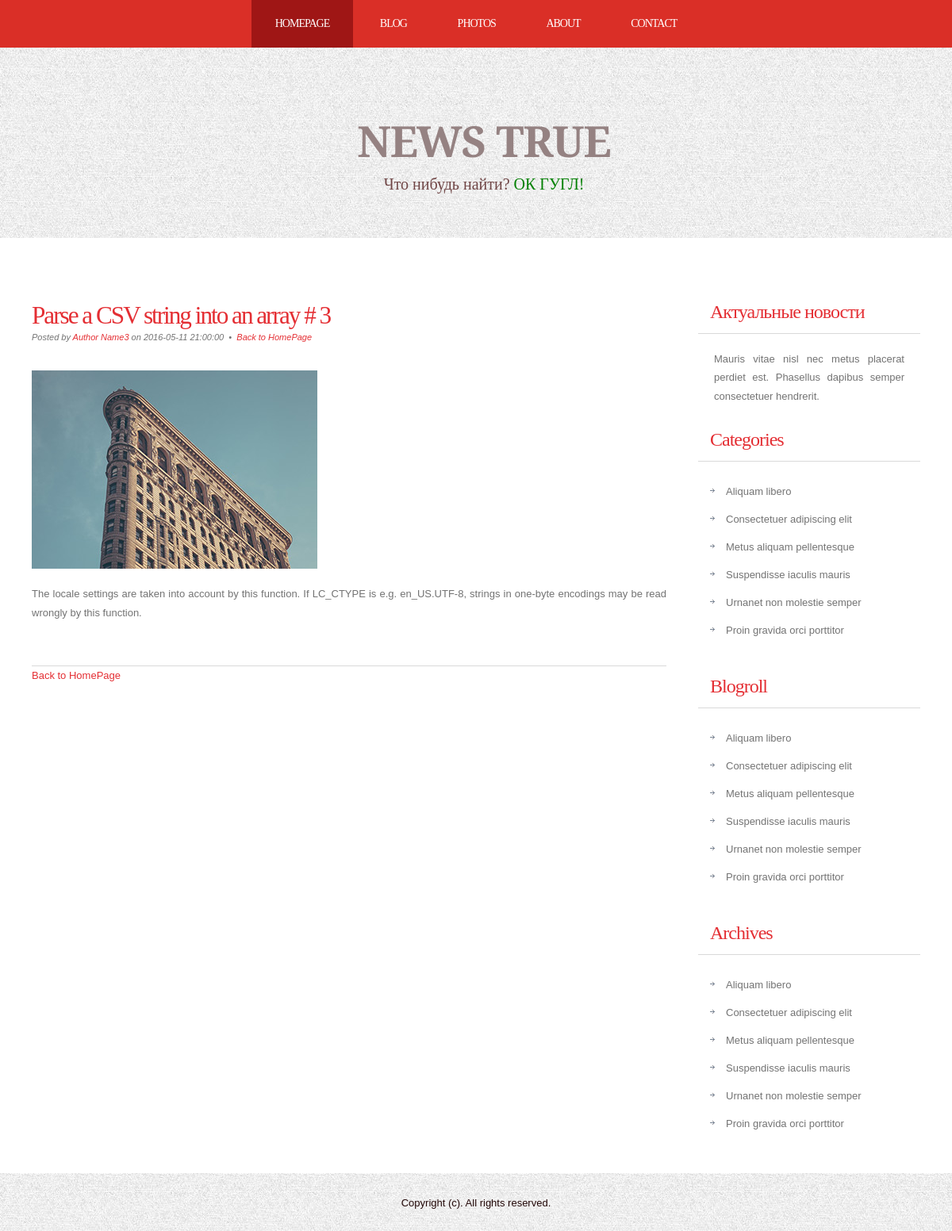
Screenshot of /news/3 with the database file from the repository.
### tables this page shows
CREATE TABLE `news` (
  `id` int(11) NOT NULL,
  `title` varchar(255) NOT NULL,
  `date` timestamp NOT NULL DEFAULT CURRENT_TIMESTAMP,
  `short_content` text NOT NULL,
  `content` text NOT NULL,
  `author_name` varchar(255) NOT NULL,
  `preview` varchar(255) NOT NULL,
  `type` varchar(50) DEFAULT NULL
);

### config/routes.php (called while the page is built)
<?php
return array(
    'news/([0-9]+)' => 'news/view/$1',
    'news' => 'news/index',
    'articles' => 'article/index',
);

### index.php (called while the page is built, shortened)
<?php
require_once (ROOT.'/components/Router.php');
$router = new Router();
$router->run ();

### models/News.php (called while the page is built, shortened)
<?php
class News
{
    public static function getNewsById($id)
    {
        $id = intval ($id);
        if($id){
            $db = Db::getConnection ();
            $result = $db->query ('SELECT * from news WHERE id='.$id);
            $result->setFetchMode (PDO::FETCH_ASSOC);
            $newsItem = $result->fetch ();
            return $newsItem;
        }
    }
    public static function getImage($id){
        $noImage = 'no-image.jpg';
        $path = '/template/images/news/';
        $pathToNewsImages = $path.$id.'.jpg';
        if (file_exists ($_SERVER['DOCUMENT_ROOT'])){
            return $pathToNewsImages;
        }
        return $path.$noImage;
    }
}

### views/news/view.php (the view)
<?php require_once ROOT.'/views/layouts/header.php' ?>
	<div id="page">
		<div id="page-bgtop">
			<div id="page-bgbtm">
				<div id="content">
					<div class="post">
						<h2 class="title"><a href='/news/<?php echo $newsItem['id'] ;?>'><?php echo $newsItem['title'].' # '.$newsItem['id'];?></a></h2>
						<p class="meta">Posted by <a href="#"><?php echo $newsItem['author_name'];?></a> on <?php echo $newsItem['date'];?>
							&nbsp;&bull;&nbsp; <a href='/news/' class="permalink"> Back to HomePage</a></p>
						<div class="entry">
							<p><img src="<?php echo News::getImage ($newsItem['id']); ?>"  alt="" /></p>
							<p><?php echo $newsItem['short_content'];?></p>
						</div>
					</div>
					<p><a href='/news/' class="permalink"> Back to HomePage</a></p>
					<div style="clear: both;">&nbsp;</div>
				</div>
<?php require_once ROOT.'/views/layouts/sidebar.php' ?>
<?php require_once ROOT.'/views/layouts/footer.php' ?>

### components/Router.php (shortened to what this page needs)
<?php
class Router
{
    private $routes;
    public function __construct ()
    {
        $routsPath = ROOT. '/config/routes.php';
        $this->routes = require_once ($routsPath);
    }
    private function getURI()
    {
        if (!empty( $_SERVER['REQUEST_URI'] )) {
            return trim ( $_SERVER['REQUEST_URI'], '/' );
        }
    }
    public function run()
    {
        $uri = $this->getURI ();
        foreach ($this->routes as $uriPattern => $path) {
            if (preg_match ("~$uriPattern~", $uri)){
                $internalRoute = preg_replace ("~$uriPattern~", $path, $uri);
                $segments = explode ('/', $internalRoute);
                $controllerName = array_shift ($segments).'Controller';
                $actionName = 'action'. ucfirst (array_shift ($segments));
                $parameters = $segments;
                $controllerObject = new $controllerName;
                $result = call_user_func_array ([$controllerObject, $actionName], $parameters );
                if ($result != null){
                    break;
                }
            }
        }
    }
}

### views/layouts/header.php (shortened to what this page needs)
<!DOCTYPE html>
<html>
<head>
    <link href="/template/css/style.css" rel="stylesheet" type="text/css" media="screen" />
</head>
<body>
<div id="menu-wrapper">
    <div id="menu">
        <ul>
            <li class="current_page_item"><a href="/news/">Homepage</a></li>
            <li><a href="/articles/">Blog</a></li>
            <li><a href="#">Photos</a></li>
            <li><a href="#">About</a></li>
            <li><a href="#">Contact</a></li>
        </ul>
    </div>
</div>
<div id="wrapper">
    <div id="header-wrapper">
        <div id="header">
            <div id="logo">
                <h1><a href="#">NEWS TRUE </a></h1>
                <p >Что нибудь найти? <a href="https://www.google.com/" style="color: green">ОК ГУГЛ!</a></p>
            </div>
        </div>
    </div>

### views/layouts/sidebar.php
<div id="sidebar">
    <ul>
        <li>
            <h2>Актуальные новости</h2>
            <p>Mauris vitae nisl nec metus placerat perdiet est. Phasellus dapibus semper consectetuer hendrerit.</p>
        </li>
        <li>
            <h2>Categories</h2>
            <ul>
                <li><a href="#">Aliquam libero</a></li>
                <li><a href="#">Consectetuer adipiscing elit</a></li>
                <li><a href="#">Metus aliquam pellentesque</a></li>
                <li><a href="#">Suspendisse iaculis mauris</a></li>
                <li><a href="#">Urnanet non molestie semper</a></li>
                <li><a href="#">Proin gravida orci porttitor</a></li>
            </ul>
        </li>
        <li>
            <h2>Blogroll</h2>
            <ul>
                <li><a href="#">Aliquam libero</a></li>
                <li><a href="#">Consectetuer adipiscing elit</a></li>
                <li><a href="#">Metus aliquam pellentesque</a></li>
                <li><a href="#">Suspendisse iaculis mauris</a></li>
                <li><a href="#">Urnanet non molestie semper</a></li>
                <li><a href="#">Proin gravida orci porttitor</a></li>
            </ul>
        </li>
        <li>
            <h2>Archives</h2>
            <ul>
                <li><a href="#">Aliquam libero</a></li>
                <li><a href="#">Consectetuer adipiscing elit</a></li>
                <li><a href="#">Metus aliquam pellentesque</a></li>
                <li><a href="#">Suspendisse iaculis mauris</a></li>
                <li><a href="#">Urnanet non molestie semper</a></li>
                <li><a href="#">Proin gravida orci porttitor</a></li>
            </ul>
        </li>
    </ul>
</div>
<div style="clear: both;">&nbsp;</div>
</div>
</div>
</div>

### views/layouts/footer.php
</div>
<div id="footer">
    <p>Copyright (c). All rights reserved. </p>
</div>
</body>
</html>

### template/css/style.css (style rules this page uses)
body { margin: 0; padding: 0; background-image: url(../images/bg-light.jpg); font-family: Arial, Helvetica, sans-serif; font-size: 13px; color: #737373; }
h1, h2, h3 { margin: 0; padding: 0; font-family: 'Arvo', serif; font-weight: normal; color: #FFA800; }
h1 { font-size: 2em; }
h2 { font-size: 2.4em; }
p, ul, ol { margin-top: 0; line-height: 180%; }
a { text-decoration: none; color: #E42E33; }
#wrapper { margin: 0 auto; padding: 0; }
#header-wrapper { height: 240px; }
#header { width: 960px; height: 240px; margin: 0 auto; }
#logo { width: 980px; height: 100px; margin: 0px auto; padding: 80px 0px 0px 0px; color: #704646; }
#logo h1, #logo p { display: block; margin: 0; padding: 0; }
#logo h1 { margin: 0px; letter-spacing: -1px; text-align: center; text-transform: uppercase; font-size: 54px; font-weight: bold; color: #FFFFFF; }
#logo h1 a { color: #958282; }
#logo p { text-align: center; font-family: 'Arvo', serif; font-size: 20px; }
#logo a { border: none; background: none; text-decoration: none; color: #FFFFFF; }
#menu-wrapper { overflow: hidden; height: 60px; background: #DA2F27; }
#menu { width: 940px; margin: 0px auto; }
#menu ul { margin: 0; padding: 0px 0px 0px 0px; list-style: none; line-height: normal; text-align: center; }
#menu li { display: inline-block; }
#menu a { display: block; float: left; height: 60px; margin: 0px; padding: 0px 30px 0px 30px; line-height: 60px; letter-spacing: -1px; text-decoration: none; text-transform: uppercase; font-family: 'Arvo', serif; font-size: 14px; font-weight: normal; color: #FFFFFF; border: none; }
#menu .current_page_item a { background: #9F1615; color: #FFFFFF; }
#page { width: 1200px; margin: 0 auto; padding: 0; background-color: #FFFFFF; }
#page-bgbtm { margin: 0px; padding: 40px 40px 0px 40px; }
#content { float: left; width: 800px; padding: 0px 0px 0px 0px; }
.post { clear: both; padding: 30px 0px; border-bottom: 1px solid #D9D9D9; }
.post .title { padding-top: 10px; letter-spacing: -2px; }
.post .title a { border: none; color: #E42E33; }
.post .meta { padding-bottom: 10px; text-align: left; font-family: Arial, Helvetica, sans-serif; font-size: 11px; font-style: italic; }
.post .entry { text-align: justify; margin-bottom: 25px; padding: 10px 0px 0px 0px; }
#sidebar { float: right; width: 280px; padding: 30px 0px 0px 0px; }
#sidebar ul { margin: 0; padding: 0; list-style: none; }
#sidebar li { margin: 0; padding: 0; }
#sidebar li ul { margin: 0px 15px; padding-bottom: 30px; }
#sidebar li li { padding-left: 20px; line-height: 35px; background: url(../images/img07.jpg) no-repeat left 14px; }
#sidebar h2 { height: 38px; margin-bottom: 20px; padding: 12px 0 0 15px; border-bottom: 1px solid #D9D9D9; letter-spacing: -1px; font-size: 24px; color: #E42E33; }
#sidebar p { margin: 0 0px; padding: 0px 20px 20px 20px; text-align: justify; }
#sidebar a { border: none; color: #737373; }
#footer { overflow: hidden; width: 960px; margin: 0px auto 40px auto; font-family: Arial, Helvetica, sans-serif; }
#footer p { display: block; padding: 30px 0px; line-height: normal; text-align: center; color: #230808; }

### rows the page displays
news: title "Parse a CSV string into an array", id "3", author_name "Author Name3", date "2016-05-11 21:00:00", short_content "The locale settings are taken into account by this function. If LC_CTYPE is e.g. en_US.UTF-8, strings in one-byte encodings may be read wrongly by this function."
